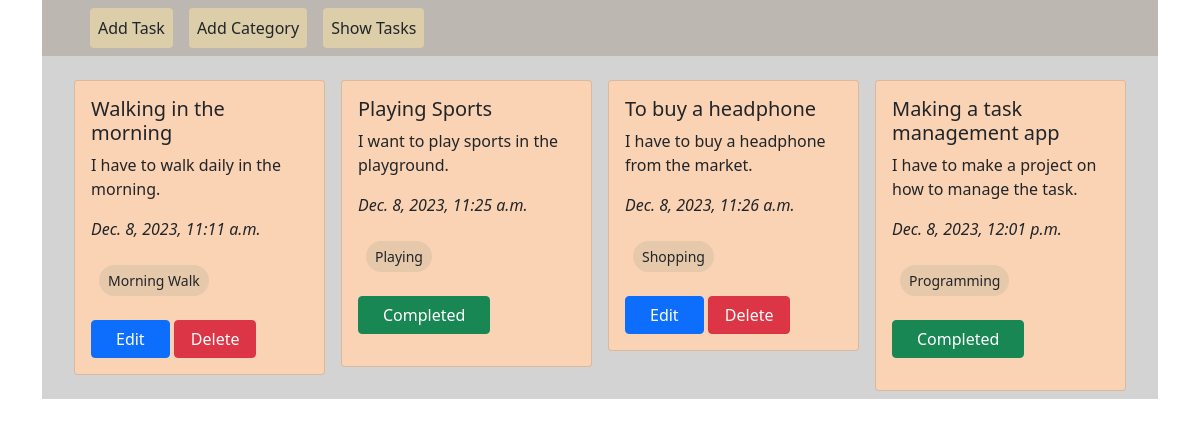
The app's page /, older data.
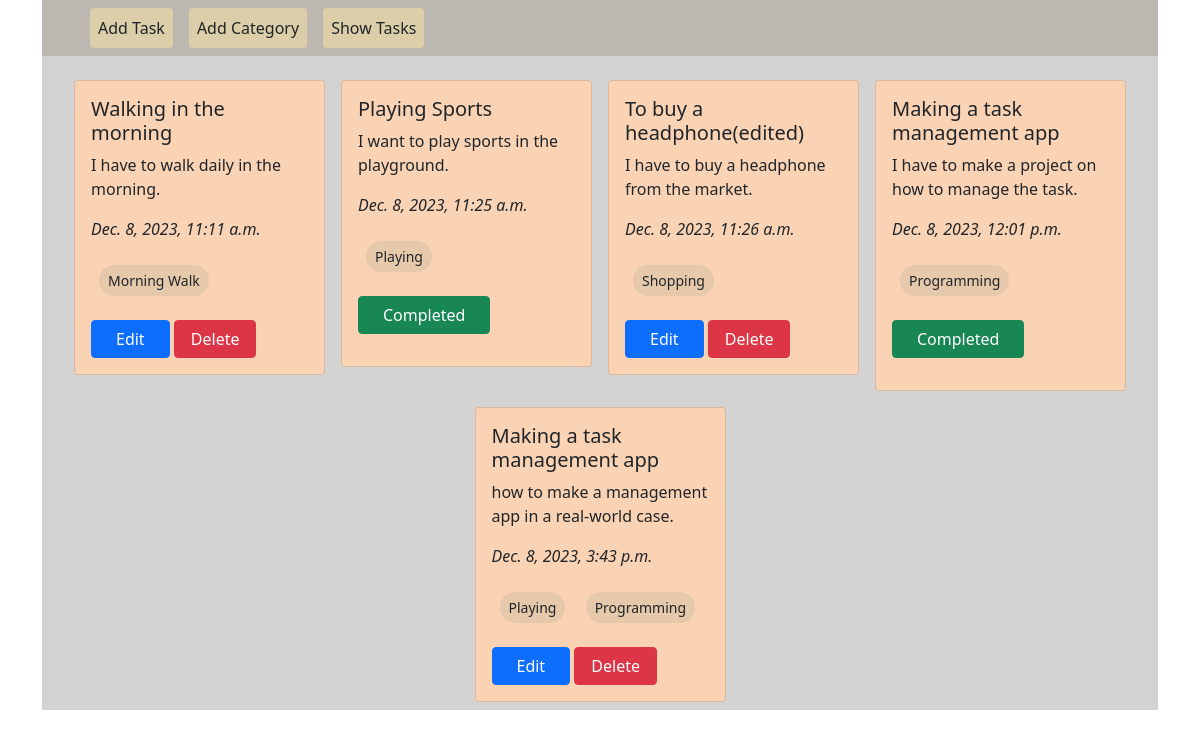
The same page, newer data.
### task/models.py (models this page shows, shortened)
class Task(models.Model):
    taskTitle = models.CharField(max_length=50)
    taskDescription = models.TextField()
    isCompleted = models.BooleanField(default=False)
    taskAssignDate = models.DateTimeField(auto_now_add=True)
    categories = models.ManyToManyField(TaskCategory)

### category/models.py (models this page shows, shortened)
class TaskCategory(models.Model):
    category = models.CharField(max_length=20)

### task_management_system/views.py (the view)
# urls.py: path('', views.show_task, name='homepage'),
def show_task(request):
    tasks = Task.objects.all()
    return render(request, 'home.html', {'tasks': tasks})

### templates/home.html
{% extends "base.html" %}
{% block content %}
  <div class="d-flex flex-wrap justify-content-center px-4 pt-3"
       style="background: #d3d3d3">
    {% for task in tasks %}
      <div class="col-sm-3">
        <div class="card m-2" style="background-color: #FAD3B4">
          <div class="card-body">
            <h5 class="card-title">{{ task.taskTitle }}</h5>
            <p class="card-text">{{ task.taskDescription }}</p>
            <p class="fst-italic">{{ task.taskAssignDate }}</p>
            <p>
              {% for category in task.categories.all %}
                <p class="btn btn-sm rounded-pill m-2"
                   style="background: #E6C8AB"
                   disabled>{{ category.category }}</p>
              {% endfor %}
            </p>
            {% if not task.isCompleted %}
              <a href="{% url 'edit_task' task.id %}" class="btn btn-primary px-4">Edit</a>
              <a href="{% url 'delete_task' task.id %}" class="btn btn-danger px-3">Delete</a>
            {% else %}
              <p class="btn btn-success px-4">Completed</p>
            {% endif %}
          </div>
        </div>
      </div>
    {% endfor %}
  </div>
{% endblock content %}

Row changes from the older to the newer data that the page shows:
changed Task "I have to buy a headphone from the market.": taskTitle "To buy a headphone" → "To buy a headphone(edited)"
added Task: taskTitle "Making a task management app", taskDescription "how to make a management app in a real-world case.", taskAssignDate "Dec. 8, 2023, 3:43 p.m.", isCompleted "Edit", TaskCategory (category "Playing"), TaskCategory (category "Programming")
